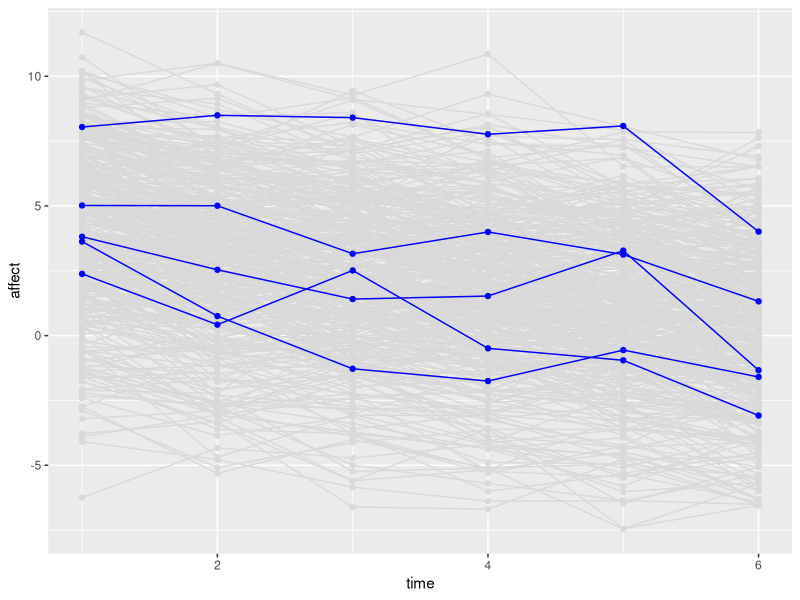

Reproduce this figure in R. (Note: this script raises an error after producing the figure.)
## ---- chunk 1
knitr::opts_chunk$set(echo = TRUE, message = F, warning = F)
## ---- chunk 2

library(tidyverse)
library(ggplot2)
library(MASS)

N <- 400
time <- 6

intercept <- 4
linear_growth <- -0.6

df_matrix <- matrix(, nrow = N*time, ncol = 3)

count <- 0

for(i in 1:400){
  
  unob_het_affect <- rnorm(1,0,3)

  
  for(j in 1:6){
    
    count <- count + 1
    
    if(j == 1){
      
      df_matrix[count, 1] <- i
      df_matrix[count, 2] <- j
      df_matrix[count, 3] <- intercept + unob_het_affect + rnorm(1,0,1)
    }else{
      
      
      df_matrix[count, 1] <- i
      df_matrix[count, 2] <- j
      df_matrix[count, 3] <- intercept + linear_growth*j + unob_het_affect + rnorm(1,0,1)
      
    }
    
    
    
  }
  
  
}

df <- data.frame(df_matrix)
names(df) <- c('id', 'time', 'affect')

random_ids <- sample(df$id, 5)

random_df <- df %>%
  filter(id %in% random_ids)
  

ggplot(df, aes(x = time, y = affect, group = id)) + 
  geom_point(color = 'gray85') + 
  geom_line(color = 'gray85') + 
  geom_point(data = random_df, aes(x = time, y = affect, group = id), color = 'blue') + 
  geom_line(data = random_df, aes(x = time, y = affect, group = id), color = 'blue')

## ---- chunk 3

df_wide <- reshape(df, idvar = 'id', timevar = 'time', direction = 'wide')


## ---- chunk 4

library(lavaan)

no_change_string <- '

# Latent intercept factor

intercept_affect =~ 1*affect.1 + 1*affect.2 + 1*affect.3 + 1*affect.4 + 1*affect.5 + 1*affect.6

# Mean and variance of latent intercept factor

intercept_affect ~~ intercept_affect

# Fix observed variable means to 0

affect.1 ~ 0
affect.2 ~ 0
affect.3 ~ 0
affect.4 ~ 0
affect.5 ~ 0
affect.6 ~ 0

# Constrain residual (error) variance of observed variables to equality across time

affect.1 ~~ res_var*affect.1
affect.2 ~~ res_var*affect.2
affect.3 ~~ res_var*affect.3
affect.4 ~~ res_var*affect.4
affect.5 ~~ res_var*affect.5
affect.6 ~~ res_var*affect.6


'

no_change_model <- growth(no_change_string, data = df_wide)
summary(no_change_model, fit.measures = T)

## ---- chunk 5


library(lavaan)

linear_change_string <- '

# Latent intercept and slope factors

intercept_affect =~ 1*affect.1 + 1*affect.2 + 1*affect.3 + 1*affect.4 + 1*affect.5 + 1*affect.6
slope_affect =~ 0*affect.1 + 1*affect.2 + 2*affect.3 + 3*affect.4 + 4*affect.5 + 5*affect.6

# Mean and variance of latent factors

intercept_affect ~~ intercept_affect
slope_affect ~~ slope_affect

# Covariance between latent factors

intercept_affect ~~ slope_affect

# Fix observed variable means to 0

affect.1 ~ 0
affect.2 ~ 0
affect.3 ~ 0
affect.4 ~ 0
affect.5 ~ 0
affect.6 ~ 0

# Constrain residual (error) variance of observed variables to equality across time

affect.1 ~~ res_var*affect.1
affect.2 ~~ res_var*affect.2
affect.3 ~~ res_var*affect.3
affect.4 ~~ res_var*affect.4
affect.5 ~~ res_var*affect.5
affect.6 ~~ res_var*affect.6


'

linear_change_model <- growth(linear_change_string, data = df_wide)
summary(linear_change_model, fit.measures = T)

inspect(linear_change_model, 'cov.lv')

## ---- chunk 6

library(tidyverse)
library(ggplot2)
library(MASS)

N <- 400
time <- 6



intercept_mu <- 4
linear_growth2 <- 0.2
quad_growth <- 0.7

df_matrix2 <- matrix(, nrow = N*time, ncol = 3)

count <- 0

for(i in 1:400){
  
  unob_het_affect <- rnorm(1,0,3)

  
  for(j in 1:6){
    
    count <- count + 1
    
    if(j == 1){
      
      df_matrix2[count, 1] <- i
      df_matrix2[count, 2] <- j
      df_matrix2[count, 3] <- intercept + rnorm(1,0,1) + rnorm(1,0,1)
    }else{
      
      
      df_matrix2[count, 1] <- i
      df_matrix2[count, 2] <- j
      df_matrix2[count, 3] <- intercept + linear_growth2*j + quad_growth*(j^2) + unob_het_affect + rnorm(1,0,1)
      
    }
    
    
    
  }
  
  
}

df2 <- data.frame(df_matrix2)
names(df2) <- c('id', 'time', 'affect')

random_ids2 <- sample(df2$id, 5)

random_df2 <- df2 %>%
  filter(id %in% random_ids2)
  

ggplot(df2, aes(x = time, y = affect, group = id)) + 
  geom_point(color = 'gray85') + 
  geom_line(color = 'gray85') + 
  geom_point(data = random_df2, aes(x = time, y = affect, group = id), color = 'blue') + 
  geom_line(data = random_df2, aes(x = time, y = affect, group = id), color = 'blue')

## ---- chunk 7

df_wide2 <- reshape(df2, idvar = 'id', timevar = 'time', direction = 'wide')


library(lavaan)

quad_change_string <- '

# Latent intercept, linear slope, and quad slope factors

intercept_affect =~ 1*affect.1 + 1*affect.2 + 1*affect.3 + 1*affect.4 + 1*affect.5 + 1*affect.6
slope_affect =~ 0*affect.1 + 1*affect.2 + 2*affect.3 + 3*affect.4 + 4*affect.5 + 5*affect.6
quad_slope_affect =~ 0*affect.1 + 1*affect.2 + 4*affect.3 + 9*affect.4 + 16*affect.5 + 25*affect.6

# Mean and variance of latent factors

intercept_affect ~~ intercept_affect
slope_affect ~~ slope_affect
quad_slope_affect ~~ quad_slope_affect

# Covariance between latent factors

intercept_affect ~~ slope_affect
intercept_affect ~~ quad_slope_affect
slope_affect ~~ quad_slope_affect

# Fix observed variable means to 0

affect.1 ~ 0
affect.2 ~ 0
affect.3 ~ 0
affect.4 ~ 0
affect.5 ~ 0
affect.6 ~ 0

# Constrain residual (error) variance of observed variables to equality across time

affect.1 ~~ res_var*affect.1
affect.2 ~~ res_var*affect.2
affect.3 ~~ res_var*affect.3
affect.4 ~~ res_var*affect.4
affect.5 ~~ res_var*affect.5
affect.6 ~~ res_var*affect.6


'

quad_change_model <- growth(quad_change_string, data = df_wide2)
summary(quad_change_model, fit.measures = T)


## ---- chunk 8



library(tidyverse)
library(ggplot2)
library(MASS)

N <- 400
time <- 6


intercept_mu <- 4
growth_1 <- 0.2
growth_2 <- 0.8


df_matrix3 <- matrix(, nrow = N*time, ncol = 3)

count <- 0

for(i in 1:400){
  
  unob_het_affect <- rnorm(1,0,3)
  
  
  for(j in 1:6){
    
    count <- count + 1
    
    if(j < 4){
      
      df_matrix3[count, 1] <- i
      df_matrix3[count, 2] <- j
      df_matrix3[count, 3] <- intercept + growth_1*j + unob_het_affect + rnorm(1,0,1)
      
    }else{
      
      
      df_matrix3[count, 1] <- i
      df_matrix3[count, 2] <- j
      df_matrix3[count, 3] <- intercept + growth_2*j + unob_het_affect + rnorm(1,0,1)
      
    }
    
    
    
  }
  
  
}

df3 <- data.frame(df_matrix3)
names(df3) <- c('id', 'time', 'affect')

random_ids3 <- sample(df3$id, 5)

random_df3 <- df3 %>%
  filter(id %in% random_ids3)
  

ggplot(df3, aes(x = time, y = affect, group = id)) + 
  geom_point(color = 'gray85') + 
  geom_line(color = 'gray85') + 
  geom_point(data = random_df3, aes(x = time, y = affect, group = id), color = 'blue') + 
  geom_line(data = random_df3, aes(x = time, y = affect, group = id), color = 'blue')

## ---- chunk 9

df_wide3 <- reshape(df3, idvar = 'id', timevar = 'time', direction = 'wide')


library(lavaan)

lb_string <- '

# Latent intercept and slope terms with intermediate time points freely estimated

intercept_affect =~ 1*affect.1 + 1*affect.2 + 1*affect.3 + 1*affect.4 + 1*affect.5 + 1*affect.6
slope_affect =~ 0*affect.1 + bc1*affect.2 + bc2*affect.3 + bc3*affect.4 + bc4*affect.5 + 1*affect.6

# Mean and variance of latent factors

intercept_affect ~~ intercept_affect
slope_affect ~~ slope_affect

# Covariance between latent factors

intercept_affect ~~ slope_affect

# Fix observed variable means to 0

affect.1 ~ 0
affect.2 ~ 0
affect.3 ~ 0
affect.4 ~ 0
affect.5 ~ 0
affect.6 ~ 0

# Constrain residual (error) variance of observed variables to equality across time

affect.1 ~~ res_var*affect.1
affect.2 ~~ res_var*affect.2
affect.3 ~~ res_var*affect.3
affect.4 ~~ res_var*affect.4
affect.5 ~~ res_var*affect.5
affect.6 ~~ res_var*affect.6


'

lb_model <- growth(lb_string, data = df_wide3)
summary(lb_model, fit.measures = T)
